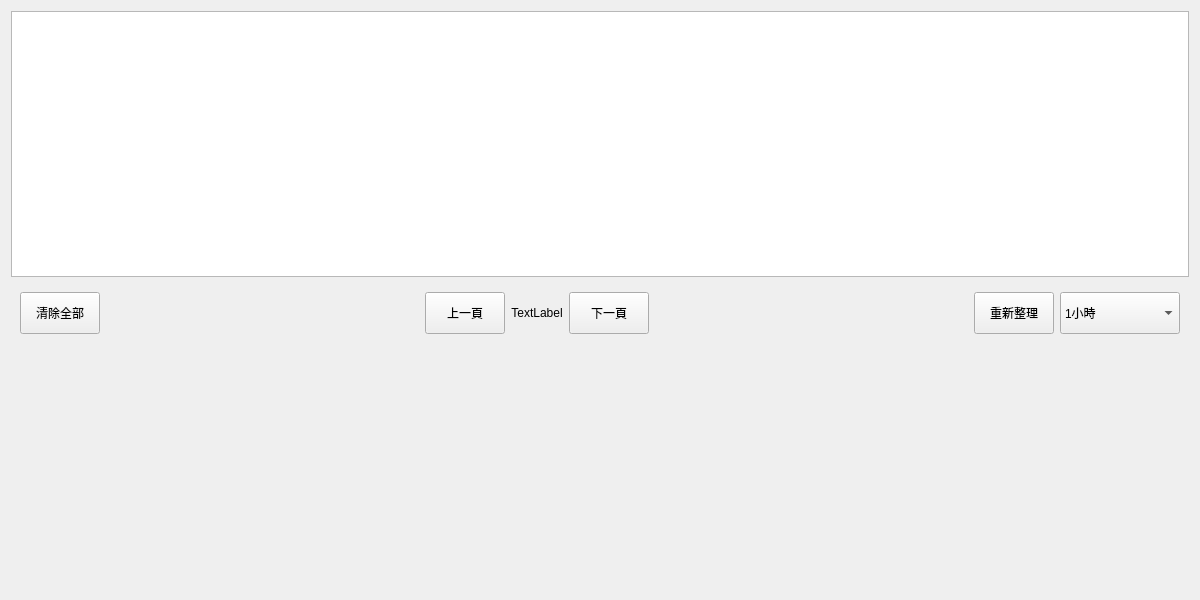
<?xml version="1.0" encoding="UTF-8"?>
<ui version="4.0">
 <class>frmEventView</class>
 <widget class="QWidget" name="frmEventView">
  <property name="geometry">
   <rect>
    <x>0</x>
    <y>0</y>
    <width>1200</width>
    <height>600</height>
   </rect>
  </property>
  <property name="windowTitle">
   <string>Form</string>
  </property>
  <layout class="QVBoxLayout" name="verticalLayout">
   <item>
    <widget class="QTableView" name="tvEvents">
     <property name="selectionMode">
      <enum>QAbstractItemView::SingleSelection</enum>
     </property>
     <property name="selectionBehavior">
      <enum>QAbstractItemView::SelectRows</enum>
     </property>
    </widget>
   </item>
   <item>
    <widget class="QWidget" name="widget" native="true">
     <property name="sizePolicy">
      <sizepolicy hsizetype="Preferred" vsizetype="Fixed">
       <horstretch>0</horstretch>
       <verstretch>0</verstretch>
      </sizepolicy>
     </property>
     <property name="minimumSize">
      <size>
       <width>0</width>
       <height>60</height>
      </size>
     </property>
     <layout class="QHBoxLayout" name="horizontalLayout">
      <item>
       <widget class="QPushButton" name="pbClearAll">
        <property name="sizePolicy">
         <sizepolicy hsizetype="Minimum" vsizetype="Expanding">
          <horstretch>0</horstretch>
          <verstretch>0</verstretch>
         </sizepolicy>
        </property>
        <property name="text">
         <string>清除全部</string>
        </property>
       </widget>
      </item>
      <item>
       <spacer name="horizontalSpacer_2">
        <property name="orientation">
         <enum>Qt::Horizontal</enum>
        </property>
        <property name="sizeHint" stdset="0">
         <size>
          <width>40</width>
          <height>20</height>
         </size>
        </property>
       </spacer>
      </item>
      <item>
       <widget class="QPushButton" name="pbPrevPage">
        <property name="sizePolicy">
         <sizepolicy hsizetype="Minimum" vsizetype="Expanding">
          <horstretch>0</horstretch>
          <verstretch>0</verstretch>
         </sizepolicy>
        </property>
        <property name="text">
         <string>上一頁</string>
        </property>
       </widget>
      </item>
      <item>
       <widget class="QLabel" name="lbPageInfo">
        <property name="text">
         <string>TextLabel</string>
        </property>
        <property name="alignment">
         <set>Qt::AlignCenter</set>
        </property>
       </widget>
      </item>
      <item>
       <widget class="QPushButton" name="pbNextPage">
        <property name="sizePolicy">
         <sizepolicy hsizetype="Minimum" vsizetype="Expanding">
          <horstretch>0</horstretch>
          <verstretch>0</verstretch>
         </sizepolicy>
        </property>
        <property name="text">
         <string>下一頁</string>
        </property>
       </widget>
      </item>
      <item>
       <spacer name="horizontalSpacer">
        <property name="orientation">
         <enum>Qt::Horizontal</enum>
        </property>
        <property name="sizeHint" stdset="0">
         <size>
          <width>40</width>
          <height>20</height>
         </size>
        </property>
       </spacer>
      </item>
      <item>
       <widget class="QPushButton" name="pbDeleteCurrent">
        <property name="sizePolicy">
         <sizepolicy hsizetype="Minimum" vsizetype="Expanding">
          <horstretch>0</horstretch>
          <verstretch>0</verstretch>
         </sizepolicy>
        </property>
        <property name="text">
         <string>重新整理</string>
        </property>
       </widget>
      </item>
      <item>
       <widget class="QComboBox" name="comboBox">
        <property name="sizePolicy">
         <sizepolicy hsizetype="Preferred" vsizetype="MinimumExpanding">
          <horstretch>0</horstretch>
          <verstretch>0</verstretch>
         </sizepolicy>
        </property>
        <property name="minimumSize">
         <size>
          <width>120</width>
          <height>0</height>
         </size>
        </property>
        <item>
         <property name="text">
          <string>1小時</string>
         </property>
        </item>
        <item>
         <property name="text">
          <string>8小時</string>
         </property>
        </item>
        <item>
         <property name="text">
          <string>24小時</string>
         </property>
        </item>
       </widget>
      </item>
     </layout>
    </widget>
   </item>
   <item>
    <widget class="historyChart" name="wCharg" native="true">
     <property name="minimumSize">
      <size>
       <width>0</width>
       <height>240</height>
      </size>
     </property>
    </widget>
   </item>
  </layout>
 </widget>
 <customwidgets>
  <customwidget>
   <class>historyChart</class>
   <extends>QWidget</extends>
   <header location="global">historychart.h</header>
   <container>1</container>
  </customwidget>
 </customwidgets>
 <resources/>
 <connections/>
</ui>
